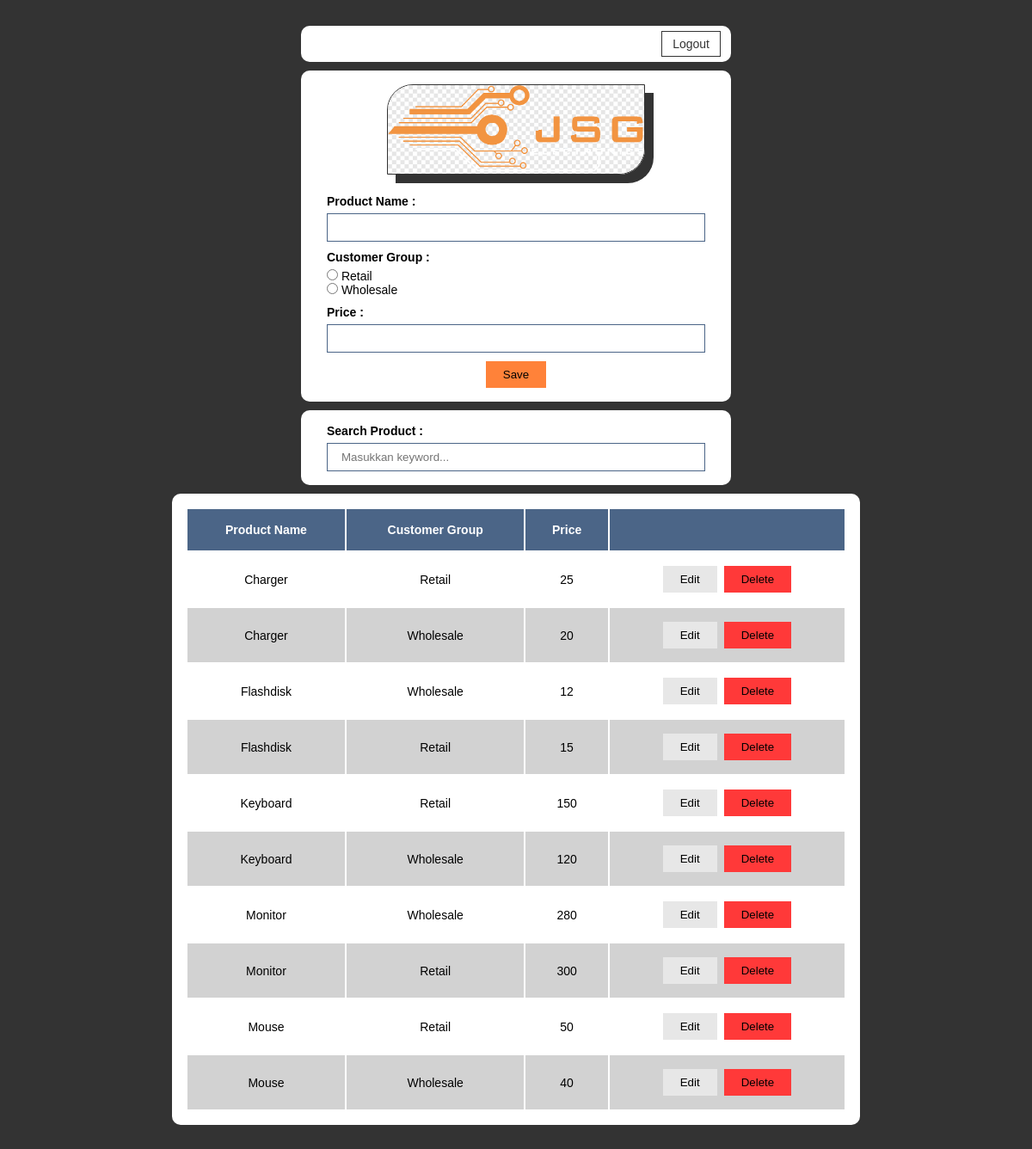
The app's page / (signed in) with its own data.
### tables this page shows
CREATE TABLE IF NOT EXISTS `price` (
  `price_id` smallint(6) NOT NULL AUTO_INCREMENT,
  `product_id` smallint(6) DEFAULT NULL,
  `cg_id` smallint(6) DEFAULT NULL,
  `price` smallint(6) DEFAULT NULL,
  PRIMARY KEY (`price_id`),
  UNIQUE KEY `product_id_cg_id` (`product_id`,`cg_id`),
  KEY `customer_group_id` (`cg_id`),
  KEY `product_id` (`product_id`)
);

CREATE TABLE IF NOT EXISTS `products` (
  `product_id` smallint(6) NOT NULL AUTO_INCREMENT,
  `product_name` varchar(50) DEFAULT NULL,
  PRIMARY KEY (`product_id`)
);

CREATE TABLE IF NOT EXISTS `customer_group` (
  `cg_id` smallint(6) NOT NULL AUTO_INCREMENT,
  `customer_group` varchar(50) DEFAULT NULL,
  PRIMARY KEY (`cg_id`)
);

### Model.php (called while the page is built, shortened)
<?php
class Model{
	private static $_instance;
	public static function getInstance() {
		if(!self::$_instance) {
			self::$_instance = new self();
		}
		return self::$_instance;
	}
	public function getConnection(){
		$this->_connection = mysqli_connect(self::_DB_HOST, self::_DB_USER, self::_DB_PASS, self::_DB_NAME);
		return $this->_connection;
	}
	public function getData($sql){
		$result = self::getInstance()->getConnection()->query($sql);
		$rows = array();
		while($row = mysqli_fetch_assoc($result)){
			$rows[] = $row;
		}
		return $rows;
	}
}
?>

### index.php (the view, shortened to what this page needs)
<?php
include 'Model.php';
$model = new Model();
$sql = "SELECT product_name, customer_group, price, price_id
		FROM price, products, customer_group
		WHERE price.product_id = products.product_id AND price.cg_id = customer_group.cg_id
		ORDER BY product_name";
$data = $model->getData($sql);
?>
<!DOCTYPE html>
<html lang="en">
	<head>
		<link rel="stylesheet" href="./css/style.css">
	</head>
	<body>
		<section class="logout_section">
			<a href="logout.php">Logout</a>
		</section>
		<section class="input_section">
			<div class="logo">
				<img src="img/logo.png" alt="icube"/>
			</div>
			<form action="add.php" method="POST">
				<div class="product_name">
					<label for="product_name">Product Name :</label>
					<input type="text" name="product_name" value="" required/>
				</div>
				<div class="customer_group">
					<label for="customer_group">Customer Group :</label>
					<div class="radio_input">
						<div>
							<input type="radio" name="cg_id" value="1" required/> Retail
						</div>
						<div>
							<input type="radio" name="cg_id" value="2" required/> Wholesale
						</div>
					</div>
				</div>
				<div class="price">
					<label for="price">Price :</label>
					<input type="number" name="price" value="" required/>
				</div>
				<div class="btn_center">
					<button class="submit" type="submit" name="submit" value="submit" >Save</button>
				</div>
			</form>
		</section>
		<section class="search_section">
			<label for="search">Search Product :</label>
			<input type="text" name='keyword' placeholder='Masukkan keyword...' autocomplete="off" id="search">
		</section>
		<section class="display_section">
			<div id="container">
				<table>
					<thead>
						<tr>
							<th>Product Name</th>
							<th>Customer Group</th>
							<th>Price</th>
							<th></th>
						</tr>
					</thead>
					<tbody>
						<?php foreach($data as $item) : ?>
							<tr>
								<td class="product-name"><?php echo $item['product_name'] ?></td>
								<td class="customer-group"><?php echo $item['customer_group'] ?></td>
								<td class="price"><?php echo $item['price'] ?></td>
								<td class="action">
									<form action="edit.php?id=<?php echo $item['price_id'] ?>&product_name=<?php echo $item['product_name'] ?>" method="POST">
										<button type="submit" name="edit" value="edit" class="edit">Edit</button>
									</form>
									<form action="delete.php?id=<?php echo $item['price_id'] ?>&product_name=<?php echo $item['product_name'] ?>" method="POST">
										<button type="submit" name="delete" value="delete" class="delete" onclick="return confirm('Yakin ingin menghapus data ?')">Delete</button>
									</form>
								</td>
							</tr>
						<?php endforeach ?>
					</tbody>
				</table>
			</div>
		</section>
	</body>
</html>

### css/style.css (style rules this page uses)
* { padding: 0; margin: 0; box-sizing: border-box; }
body { width: 90%; margin: 30px auto; font-family: Helvetica; font-weight: normal; font-size: 14px; background-color: #333; box-sizing: border-box; }
.logout_section { padding: 6px 12px; border-radius: 10px; border-color: #aaa; background-color: white; margin: 10px auto; display: flex; justify-content: end; max-width: 500px; }
.logout_section a { padding: 6px 12px; border: 1px solid #333; text-decoration: none; color: #333; }
.logo { text-align: center; max-width: 300px; margin: 0 auto; }
.logo img { width: 100%; border-radius: 30px 0 30px 0; border: 1px solid #333; box-shadow: 10px 10px 0 #333; margin-bottom: 10px; }
.input_section { margin: 10px auto; padding: 16px 30px; border-radius: 10px; max-width: 500px; border-color: #aaa; background-color: white; }
label { font-weight: bold; margin-bottom: 6px; display: block; }
input { padding: 8px 16px; border: 1px solid #4b6587; }
input[type='text'], input[type='number']:focus { outline: none; }
input[type='text'], input[type='number'], input[type='password'] { width: 100%; }
.product_name, .customer_group, .price, .user_name, .password { margin: 10px 0; }
.customer_group { display: flex; flex-direction: column; }
.radio_input { display: flex; flex-direction: column; }
.btn_center { margin-top: 10px; text-align: center; }
.search_section { margin: 10px auto; padding: 16px 30px; border-radius: 10px; max-width: 500px; border-color: #aaa; background-color: white; }
button { color: black; border: 0; padding: 8px 20px; cursor: pointer; margin: 0 auto; }
.submit, .regist, .login { background-color: #ff8239; }
.edit { background-color: #e7e7e7; }
.delete { background-color: #ff3939; }
.display_section { margin: 10px auto; padding: 16px; border-radius: 10px; max-width: 800px; border-color: #aaa; background-color: white; overflow-x: auto; }
table { width: 100%; }
th { background-color: #4b6587; color: white; }
td { text-align: center; }
td.action { display: flex; justify-content: center; }
td.action form { margin: 0 4px; }
th, td { text-align: center; padding: 16px; }
tr:nth-child(even) { background-color: #d2d2d2; }

### records on screen
price: product.product_name "Charger", cg.customer_group "Retail", price "25"
price: product.product_name "Charger", cg.customer_group "Wholesale", price "20"
price: product.product_name "Flashdisk", cg.customer_group "Wholesale", price "12"
price: product.product_name "Flashdisk", cg.customer_group "Retail", price "15"
price: product.product_name "Keyboard", cg.customer_group "Retail", price "150"
price: product.product_name "Keyboard", cg.customer_group "Wholesale", price "120"
price: product.product_name "Monitor", cg.customer_group "Wholesale", price "280"
price: product.product_name "Monitor", cg.customer_group "Retail", price "300"
price: product.product_name "Mouse", cg.customer_group "Retail", price "50"
price: product.product_name "Mouse", cg.customer_group "Wholesale", price "40"
